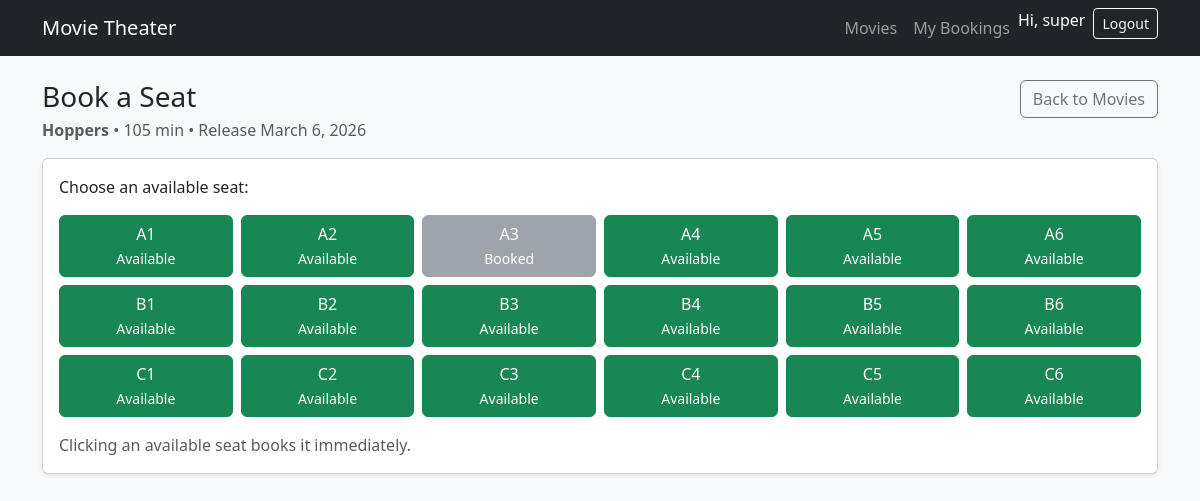
Before: /movies/4/seats/ (signed in) with the older database file.
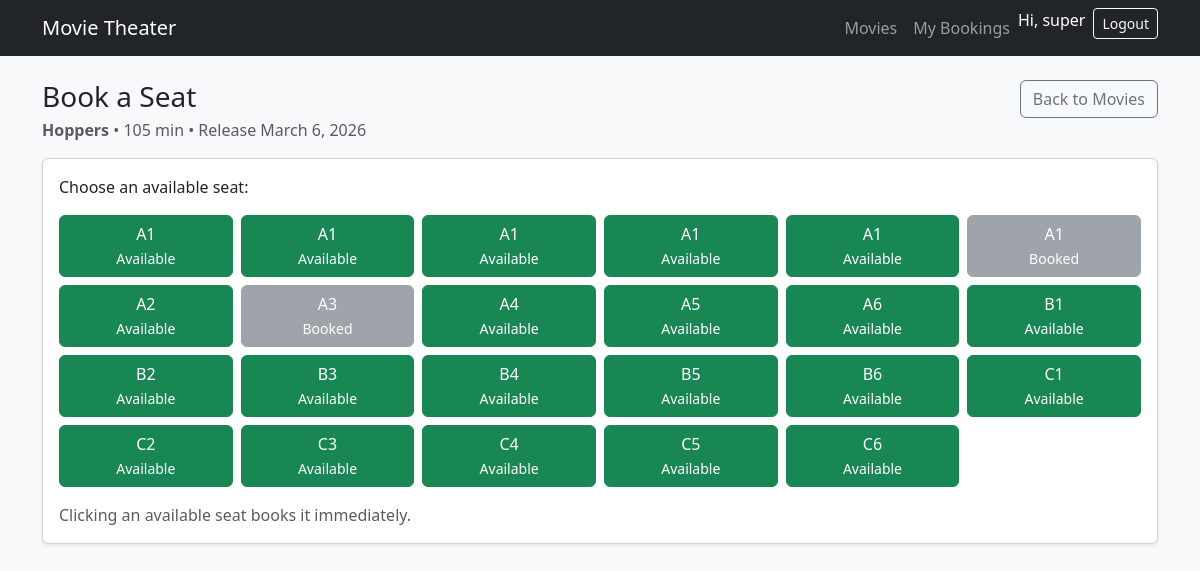
After: the same page with the newer database file.
### bookings/models.py (models this page shows, shortened)
class Seat(models.Model):
    seat_number = models.CharField(max_length=10) #the seat number, max 10 char
    is_booked = models.BooleanField(default=False) #and if it has been booked, this is defaulted to false for all new seats.

### bookings/views.py (the view, shortened to what this page needs)
# urls.py: path("movies/<int:movie_id>/seats/", views.seat_booking_page, name="seat_booking"),
@login_required
@transaction.atomic
def seat_booking_page(request, movie_id):
    movie = get_object_or_404(Movie, id=movie_id)
    seats = Seat.objects.all().order_by("seat_number")
    return render(request, "bookings/seat_booking.html", {"movie": movie, "seats": seats})

### bookings/templates/bookings/seat_booking.html (shortened to what this page needs)
{% extends "bookings/base.html" %}
{% block content %}
  <div class="d-flex justify-content-between align-items-start mb-3">
    <div>
      <h1 class="h3 mb-1">Book a Seat</h1>
      <div class="text-muted">
        <strong>{{ movie.title }}</strong> • {{ movie.duration }} min • Release {{ movie.release_date }}
      </div>
    </div>
    <a class="btn btn-outline-secondary" href="{% url 'movie_list' %}">Back to Movies</a>
  </div>
  <div class="card shadow-sm">
    <div class="card-body">
      <p class="mb-3">Choose an available seat:</p>
      <form method="post">
        <div class="row row-cols-2 row-cols-sm-3 row-cols-md-4 row-cols-lg-6 g-2">
          {% for seat in seats %}
            <div class="col">
              {% if seat.is_booked %}
                <button type="button" class="btn btn-secondary w-100" disabled>
                  {{ seat.seat_number }}<br><small>Booked</small>
                </button>
              {% else %}
                <button name="seat_id" value="{{ seat.id }}" class="btn btn-success w-100" type="submit">
                  {{ seat.seat_number }}<br><small>Available</small>
                </button>
              {% endif %}
            </div>
          {% endfor %}
        </div>
        <div class="mt-3 text-muted">
          Clicking an available seat books it immediately.
        </div>
      </form>
    </div>
  </div>
{% endblock %}

Changed rows visible on the page:
added Seat: {{ seat.id }} 19 (drawn), seat_number "A1"
added Seat: {{ seat.id }} 20 (drawn), seat_number "A1"
added Seat: {{ seat.id }} 21 (drawn), seat_number "A1"
added Seat: {{ seat.id }} 22 (drawn), seat_number "A1"
added Seat: seat_number "A1"
